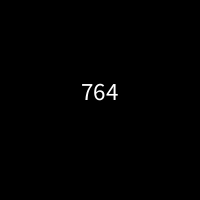
Frame 1 (no input)
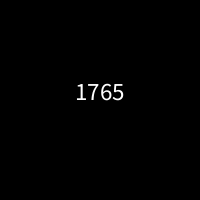
Frame 60 (the mouse pressed at the canvas centre just before this capture)
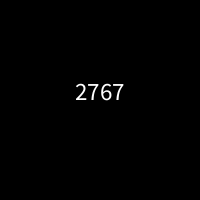
Frame 120 (the mouse held since frame 60 and released just before this capture)

The Processing sketch that drew these frames (run headless with seeded random() and noise(); from frame 60 on, the mouse is pressed at the canvas centre):

// Processing sketch: Timer__2
// ── Timer__2.pde
int oldTime;
int currentTime = 0;
color c;

void setup() {
  size(200, 200);
  textSize(25);
  textAlign(CENTER);
}

void draw() {
  currentTime = millis();
  background(0);
  if (millis()%100 == 0) {
    c = color(random(255), random(255), random(255));
  }
  text(millis(), width/2, height/2);
}
